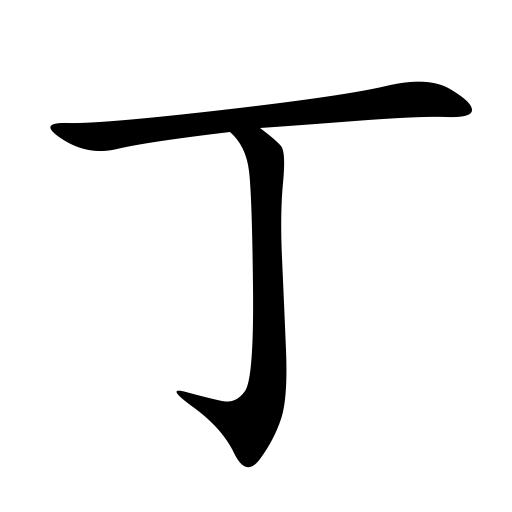
#> input picture 0001ding.jpg, 512 x 512 px
$ python kai_stroke_extract_test.py   (older library calls are emulated)
#> lines starting #> are read from the running program, lines starting #| are printed output that depends on the picture; after the words box and inside, x2 and y2 are one past the last pixel; in counts of white or black regions, pixels touching at a corner belong together
### utils/Functions.py
import cv2
import math
import numpy as np
from math import sin, cos, sqrt
from skimage.measure import compare_ssim as ssim
from skimage.morphology import skeletonize
from PyQt5.QtCore import *
from PyQt5.QtGui import *
from PyQt5.QtWidgets import *


# [207 lines left out: functions removeShortBranchesOfSkeleton, getPointsOnSkeletonSegmentation, erasePointsOfSkeleton, resizeImages, addMinBoundingBox, not called in this run]


def getSingleMaxBoundingBoxOfImage(image):
    """
    Calculate the coordinates(x, y, w, h) of single maximizing bounding rectangle boxing of grayscale image
    of character, in order to using this bounding box to select the region of character.
    :param image: grayscale image of character.
    :return: coordinates(x, y, w, h) of single maximizing bounding boxing.
    """
    if image is None:
        return None

    HEIGHT = image.shape[0]
    WIDTH = image.shape[1]

    # moments
    im2, contours, hierarchy = cv2.findContours(image, 1, 2)

    minx = WIDTH
    miny = HEIGHT
    maxx = 0
    maxy = 0
    # Bounding box
    for i in range(len(contours)):
        x, y, w, h = cv2.boundingRect(contours[i])

        if w > 0.95 * WIDTH and h > 0.95 * HEIGHT:
            continue
        minx = min(x, minx);
        miny = min(y, miny)
        maxx = max(x + w, maxx);
        maxy = max(y + h, maxy)

    return minx, miny, maxx - minx, maxy - miny


# [1260 lines left out: functions getAllMiniBoundingBoxesOfImage, getRotatedMinimumBoundingBox, coverTwoImages, shiftImageWithMaxCoverageArea, shiftImageWithMaxCR, getCenterOfGravity and 33 more, not called in this run]


def reparameterize(bezier, points, parameters):
    return [newtonRaphsonRootFind(bezier, point, u) for point, u in zip(points, parameters)]


# [47 lines left out: functions newtonRaphsonRootFind, chordLengthParameterize, computeMaxError, not called in this run]


def normalize(v):
    return v / np.linalg.norm(v)


# evaluates cubic bezier at t, return point
def q(ctrlPoly, t):
    return (1.0 - t) ** 3 * ctrlPoly[0] + 3 * (1.0 - t) ** 2 * t * ctrlPoly[1] + 3 * (1.0 - t) * t ** 2 * ctrlPoly[
        2] + t ** 3 * ctrlPoly[3]


# evaluates cubic bezier first derivative at t, return point
def qprime(ctrlPoly, t):
    return 3 * (1.0 - t) ** 2 * (ctrlPoly[1] - ctrlPoly[0]) + 6 * (1.0 - t) * t * (
                ctrlPoly[2] - ctrlPoly[1]) + 3 * t ** 2 * (ctrlPoly[3] - ctrlPoly[2])


# evaluates cubic bezier second derivative at t, return point
def qprimeprime(ctrlPoly, t):
    return 6 * (1.0 - t) * (ctrlPoly[2] - 2 * ctrlPoly[1] + ctrlPoly[0]) + 6 * (t) * (
                ctrlPoly[3] - 2 * ctrlPoly[2] + ctrlPoly[1])


# [883 lines left out: functions getCenterOfRectangles, combineRectangles, rgb2qimage, addBackgroundImage, image_segment_with_net, createBackgound and 23 more, not called in this run]

### kai_stroke_extract_test.py
# coding: utf-8
import cv2
import numpy as np
from skimage.feature import match_template
from matplotlib import pyplot as plt

from utils.Functions import getContourOfImage, sortPointsOnContourOfImage, getSingleMaxBoundingBoxOfImage


def main():
    img_path = "0001ding.jpg"
    template_path = "0001ding_stroke.jpg"

    img = cv2.imread(img_path, 0)
#> img is the input picture: shape (512, 512); min 0, max 255, mean 231.9
    temp_img = cv2.imread(template_path, 0)
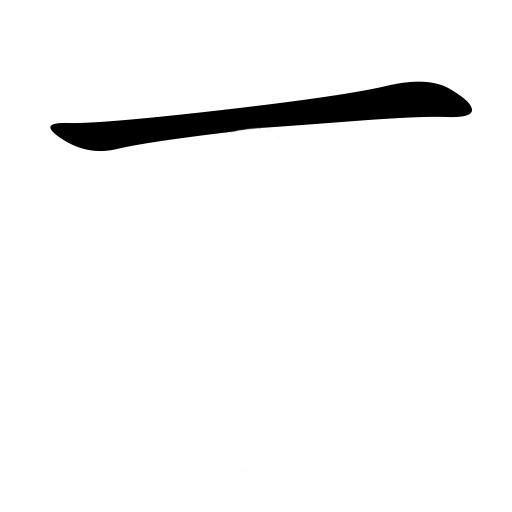
#> input picture 0001ding_stroke.jpg, 512 x 512 px
#> temp_img is the input picture: shape (512, 512); min 0, max 255, mean 244.4

    _, img = cv2.threshold(img, 127, 255, cv2.THRESH_BINARY)
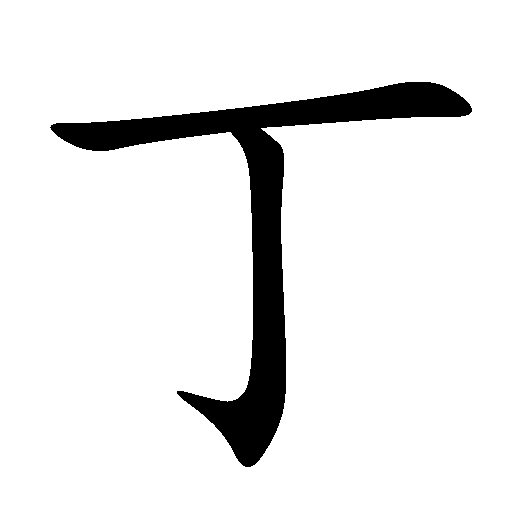
#> img: shape (512, 512); 91% white; 1 black region, box (x1, y1, x2, y2) and area: (50, 82, 472, 467) 23718
    _, temp_img = cv2.threshold(temp_img, 127, 255, cv2.THRESH_BINARY)
#> temp_img: shape (512, 512); 95.8% white; 1 black region, box (x1, y1, x2, y2) and area: (50, 82, 472, 151) 10930

    img_rgb = cv2.cvtColor(img, cv2.COLOR_GRAY2RGB)
#> img_rgb: shape (512, 512, 3); 91% white; 1 black region

    temp_x, temp_y, temp_w, temp_h = getSingleMaxBoundingBoxOfImage(temp_img)
#> in getSingleMaxBoundingBoxOfImage, `im2, contours, hierarchy = cv2.findContours(image, 1, 2)`: contours = 2 contours; box (x1, y1, x2, y2) and area: (0, 0, 512, 512) 261121, (49, 81, 473, 152) 11356
#> the loop in getSingleMaxBoundingBoxOfImage, `for i in range(len(contours)):` made 2 passes
#> (x, y, w, h, minx, miny, maxx, maxy) on pass 1: (49, 81, 424, 71, 49, 81, 473, 152)
#> temp_x = 49; temp_y = 81; temp_w = 424; temp_h = 71

    temp_img = temp_img[temp_x:temp_x+temp_w, temp_y:temp_y+temp_h]
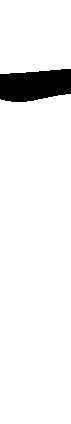
#> temp_img: shape (424, 71); 93.6% white; 1 black region, box (x1, y1, x2, y2) and area: (0, 69, 71, 102) 1938

    # All the 6 methods for comparison in a list
    methods = ['cv2.TM_CCOEFF', 'cv2.TM_CCOEFF_NORMED', 'cv2.TM_CCORR',
               'cv2.TM_CCORR_NORMED', 'cv2.TM_SQDIFF', 'cv2.TM_SQDIFF_NORMED']

    for meth in methods:
        img_ = img.copy()
        method = eval(meth)

        res = cv2.matchTemplate(img_, temp_img, method)

        min_val, max_val, min_loc, max_loc = cv2.minMaxLoc(res)

        # If the method is TM_SQDIFF or TM_SQDIFF_NORMED, take minimum
        if method in [cv2.TM_SQDIFF, cv2.TM_SQDIFF_NORMED]:
            top_left = min_loc
        else:
            top_left = max_loc
        bottom_right = (top_left[0] + temp_w, top_left[1] + temp_h)

        cv2.rectangle(img_rgb, top_left, bottom_right, (0,0,255), 2)

        plt.subplot(121), plt.imshow(res, cmap='gray')
        plt.title('Matching Result'), plt.xticks([]), plt.yticks([])
        plt.subplot(122), plt.imshow(img_rgb)
        plt.title('Detected Point'), plt.xticks([]), plt.yticks([])
        plt.suptitle(meth)

        plt.show()
#> this loop made 6 passes
#> (min_val, max_val, min_loc, top_left, bottom_right) on passes 1 to 4: (-52539844, 117901720, (215, 6), (81, 49), (505, 120)), (-0.222, 1, (215, 6), (81, 49), (505, 120)), (991241344, 1.83e+09, (215, 88), (2, 52), (426, 123)), (0.701, 1, (215, 7), (81, 49), (505, 120))
#> (min_val, max_val, max_loc, top_left, bottom_right) on passes 5 to 6: (64768, 944228480, (215, 7), (81, 49), (505, 120)), (3.54e-05, 0.655, (215, 8), (81, 49), (505, 120))
#> pass 1, in main, `res = cv2.matchTemplate(img_, temp_img, method)`:
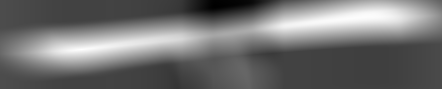
#> res: shape (89, 442) float32; min -52539844, max 117901720, mean 23060722; drawn with min black and max white
#> pass 1, in main, `plt.show()`:
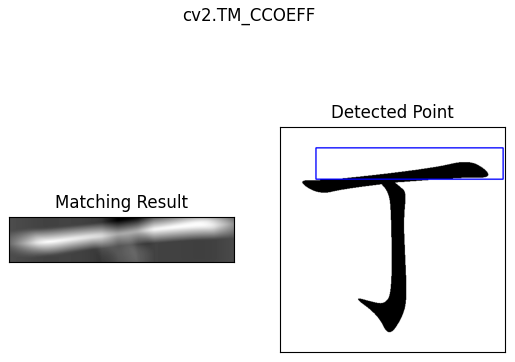
#> figure drawn by matplotlib, 2 panels; B, G, R data is drawn as R, G, B
#> after the loop:
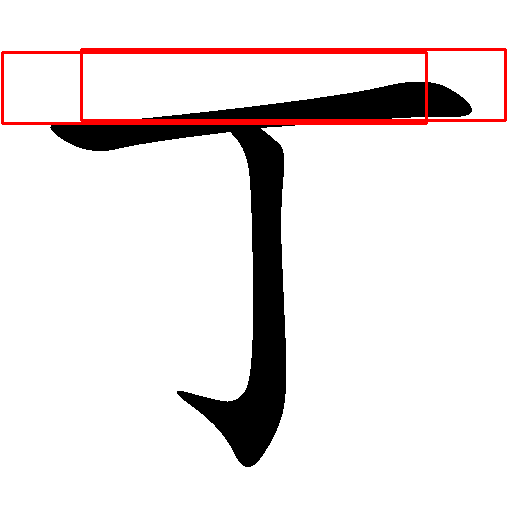
#> img_rgb: shape (512, 512, 3); mean B, G, R 227.7, 227.7, 233.5
#> after the loop:
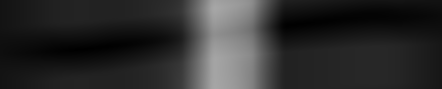
#> res: shape (89, 442) float32; min 3.54e-05, max 0.655, mean 0.177

    # [12 lines of commented-out code are left out]


if __name__ == '__main__':
    main()
